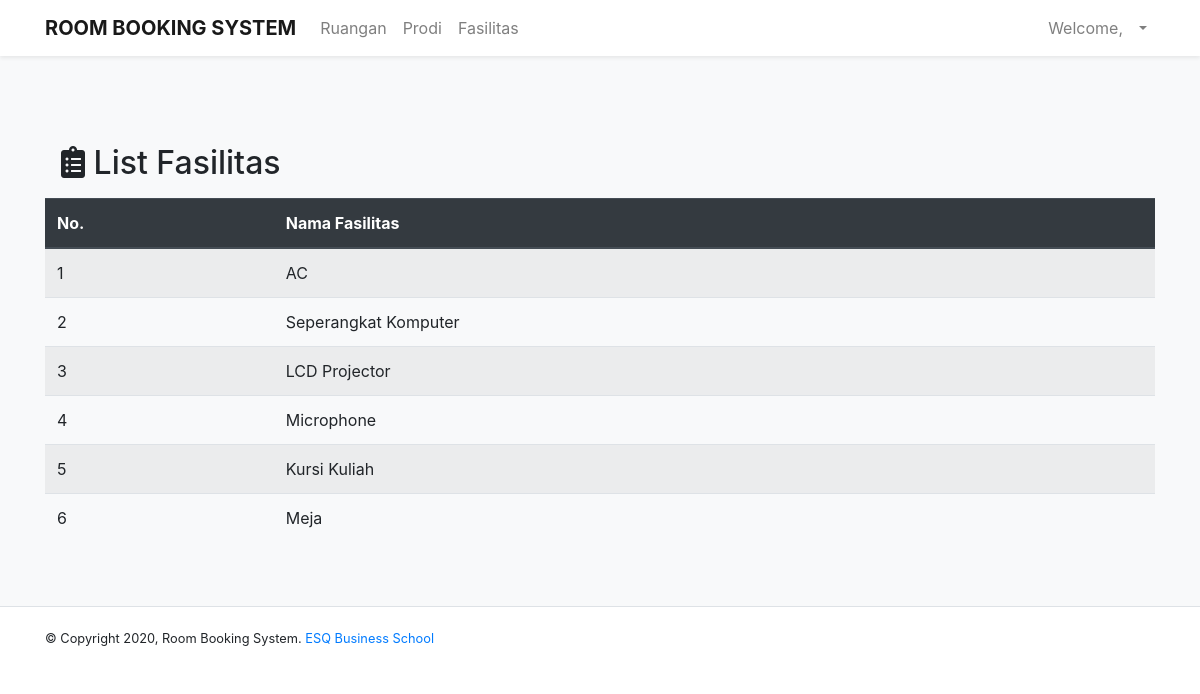
/dashboardMahasiswa.php?p=listFasilitas, run on the app's committed database.
### tables this page shows
CREATE TABLE `fasilitas` (
  `jenisFasilitas` varchar(30) NOT NULL,
  `IDFasilitas` int(11) NOT NULL
);

### inc.koneksi.php (called while the page is built, shortened)
<?php
    class Connection{
        private $host = "localhost";
        private $user = "root";
        private $password = "";
        function connect(){
            $conn = mysqli_connect($this->host, $this->user, $this->password);
            $this->connection = $conn;
        }
    }
?>

### class/class.Fasilitas.php (called while the page is built, shortened)
<?php
class Fasilitas extends Connection{
    public function SelectAllFasilitas(){
        $sql = "SELECT * FROM fasilitas";
        $result = mysqli_query($this->connection, $sql);
        $arrResult = Array();
        $count=0;
            while ($data = mysqli_fetch_array($result)){
                $objFasilitas = new Fasilitas();
                $objFasilitas->IDFasilitas=$data['IDFasilitas'];
                $objFasilitas->jenisFasilitas=$data['jenisFasilitas'];
                $arrResult[$count] = $objFasilitas;
                $count++;
            }
        return $arrResult;
    }
}
?>

### pages/listFasilitas.php (the view)
<div class="container">
    <div class="wrapper">
        <div class="Title">
            <div class="navbar ">
                <h2><i class="fas fa-clipboard-list"></i> List Fasilitas</h2>
            </div>
            <table class="table table-striped">
                <thead class="thead-dark">
                    <tr>
                        <th scope="col">No.</th>
                        <th scope="col">Nama Fasilitas</th>
                    </tr>
                </thead>
                <tbody>
                    <?php
                        require_once('./class/class.Fasilitas.php');
                        $objFasilitas = new Fasilitas();
                        $arrayResult = $objFasilitas->SelectAllFasilitas();
                        $no = 1;
                        if (count($arrayResult) === 0) {
                            echo '<tr><td colspan="2" style="text-align: center;">Tidak ada data!</td></tr>';
                        }else {
                            foreach($arrayResult as $dataFasilitas){
                                echo '<tr>';
                                echo '<td>'.$no.'</td>';
                                echo '<td>'.$dataFasilitas->jenisFasilitas.'</td>';
                                echo '</tr>';
                                $no++;
                            }
                        }
                    ?>
                </tbody>
            </table>
        </div>
    </div>
</div>

### styles.css (style rules this page uses)
.Title { padding: 80px 0 0 0; }

### data on the page
fasilitas: jenisFasilitas "AC"
fasilitas: jenisFasilitas "Seperangkat Komputer"
fasilitas: jenisFasilitas "LCD Projector"
fasilitas: jenisFasilitas "Microphone"
fasilitas: jenisFasilitas "Kursi Kuliah"
fasilitas: jenisFasilitas "Meja"
